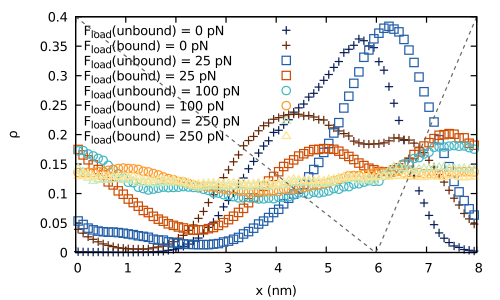

gnuplot code for this plot:
#!/usr/bin/gnuplot
set term pdfcairo enhanced linewidth 1.75 font ",14" #size 10in,4.5in
set output "pos_multiplot_p.pdf" 

set style line 1 lt 1 pt 1 lc rgb "#081d58"
set style line 2 lt 1 pt 1 lc rgb "#253494"
set style line 3 lt 1 pt 4 lc rgb "#225ea8"
set style line 4 lt 1 pt 4 lc rgb "#1d91c0"
set style line 5 lt 1 pt 6 lc rgb "#41b6c4"
set style line 6 lt 1 pt 6 lc rgb "#7fcdbb"
set style line 7 lt 1 pt 8 lc rgb "#c7e9b4"
set style line 8 lt 1 pt 8 lc rgb "#edf8b1"
set style line 9 lt 1 pt 3 lc rgb "#ffffd9"
set style line 10 lt 1 pt 1 lc rgb "#662506"
set style line 11 lt 1 pt 1 lc rgb "#993404"
set style line 12 lt 1 pt 4 lc rgb "#cc4c02"
set style line 13 lt 1 pt 4 lc rgb "#ec7014"
set style line 14 lt 1 pt 6 lc rgb "#fe9929"
set style line 15 lt 1 pt 6 lc rgb "#fec44f"
set style line 16 lt 1 pt 8 lc rgb "#fee391"
set style line 17 lt 1 pt 8 lc rgb "#fff7bc"
set style line 18 lt 1 pt 3 lc rgb "#ffffe5"

set xlabel "x (nm)"
set ylabel "{/Symbol r}"

set key left Left

unset x2tics 
unset y2tics

#set arrow 1 from 6.,graph(0,0) to 6.,graph(1,1) lt 0 lw 1.25 lc rgb "black" nohead 

sign(x) = x==0 ? 0 : x/abs(x)

V(x) = x<2. ? 40.*x/2. : 40.*(8.-x)/6.
shift(x) = x<0 ? shift(x+8) : (x>8 ? shift(x-8) : x)

f = "0_attached 0_detached 25_attached 25_detached 100_attached 100_detached 250_attached 250_detached"
val = "0 0 25 25 100 100 250 250"
state = "unbound bound unbound bound unbound bound unbound bound unbound bound unbound bound unbound bound"
color = "1 10 3 12 5 14 7 16"

plot [0:8][0:0.4] \
      for [i=1:8] sprintf("Data/pos_distr_F=%s.dat", word(f,i)) u (shift($1+6)):($2*10) title sprintf("F_{load}(%s) = %s pN", word(state,i), word(val,i)) w points ls word(color,i) \
    , V(shift(x-6)) axis x1y2 lt rgb "#666666" dashtype "-" notitle
